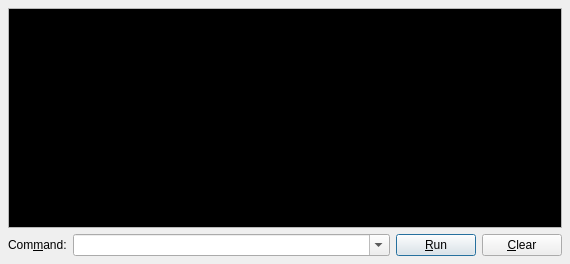
<ui version="4.0" >
 <author>Andrey Rijov</author>
 <class>Monitor_Window</class>
 <widget class="QDialog" name="Monitor_Window" >
  <property name="geometry" >
   <rect>
    <x>0</x>
    <y>0</y>
    <width>570</width>
    <height>264</height>
   </rect>
  </property>
  <property name="windowTitle" >
   <string>QEMU Monitor</string>
  </property>
  <layout class="QGridLayout" >
   <property name="margin" >
    <number>8</number>
   </property>
   <property name="spacing" >
    <number>6</number>
   </property>
   <item row="1" column="1" >
    <widget class="QComboBox" name="CB_Com_Line" >
     <property name="sizePolicy" >
      <sizepolicy>
       <hsizetype>1</hsizetype>
       <vsizetype>0</vsizetype>
       <horstretch>0</horstretch>
       <verstretch>0</verstretch>
      </sizepolicy>
     </property>
     <property name="editable" >
      <bool>true</bool>
     </property>
     <property name="currentIndex" >
      <number>-1</number>
     </property>
     <property name="maxCount" >
      <number>512</number>
     </property>
     <item>
      <property name="text" >
       <string>info version</string>
      </property>
     </item>
     <item>
      <property name="text" >
       <string>info network</string>
      </property>
     </item>
     <item>
      <property name="text" >
       <string>info block</string>
      </property>
     </item>
     <item>
      <property name="text" >
       <string>info registers</string>
      </property>
     </item>
     <item>
      <property name="text" >
       <string>info cpus</string>
      </property>
     </item>
     <item>
      <property name="text" >
       <string>info history</string>
      </property>
     </item>
     <item>
      <property name="text" >
       <string>info irq</string>
      </property>
     </item>
     <item>
      <property name="text" >
       <string>info pic</string>
      </property>
     </item>
     <item>
      <property name="text" >
       <string>info pci</string>
      </property>
     </item>
     <item>
      <property name="text" >
       <string>info tlb</string>
      </property>
     </item>
     <item>
      <property name="text" >
       <string>info mem</string>
      </property>
     </item>
     <item>
      <property name="text" >
       <string>info jit</string>
      </property>
     </item>
     <item>
      <property name="text" >
       <string>info kqemu</string>
      </property>
     </item>
     <item>
      <property name="text" >
       <string>info usb</string>
      </property>
     </item>
     <item>
      <property name="text" >
       <string>info usbhost</string>
      </property>
     </item>
     <item>
      <property name="text" >
       <string>info profile</string>
      </property>
     </item>
     <item>
      <property name="text" >
       <string>info capture</string>
      </property>
     </item>
     <item>
      <property name="text" >
       <string>info snapshots</string>
      </property>
     </item>
     <item>
      <property name="text" >
       <string>info mice</string>
      </property>
     </item>
     <item>
      <property name="text" >
       <string>info vnc</string>
      </property>
     </item>
    </widget>
   </item>
   <item row="1" column="0" >
    <widget class="QLabel" name="Label_Command" >
     <property name="sizePolicy" >
      <sizepolicy>
       <hsizetype>4</hsizetype>
       <vsizetype>5</vsizetype>
       <horstretch>0</horstretch>
       <verstretch>0</verstretch>
      </sizepolicy>
     </property>
     <property name="text" >
      <string>Com&amp;mand:</string>
     </property>
     <property name="buddy" >
      <cstring>CB_Com_Line</cstring>
     </property>
    </widget>
   </item>
   <item row="0" column="0" colspan="4" >
    <widget class="QTextEdit" name="Edit_Monitor_Out" >
     <property name="palette" >
      <palette>
       <active>
        <colorrole role="Text" >
         <brush brushstyle="SolidPattern" >
          <color alpha="255" >
           <red>255</red>
           <green>255</green>
           <blue>255</blue>
          </color>
         </brush>
        </colorrole>
        <colorrole role="Base" >
         <brush brushstyle="SolidPattern" >
          <color alpha="255" >
           <red>0</red>
           <green>0</green>
           <blue>0</blue>
          </color>
         </brush>
        </colorrole>
       </active>
       <inactive>
        <colorrole role="Text" >
         <brush brushstyle="SolidPattern" >
          <color alpha="255" >
           <red>255</red>
           <green>255</green>
           <blue>255</blue>
          </color>
         </brush>
        </colorrole>
        <colorrole role="Base" >
         <brush brushstyle="SolidPattern" >
          <color alpha="255" >
           <red>0</red>
           <green>0</green>
           <blue>0</blue>
          </color>
         </brush>
        </colorrole>
       </inactive>
       <disabled>
        <colorrole role="Text" >
         <brush brushstyle="SolidPattern" >
          <color alpha="255" >
           <red>113</red>
           <green>115</green>
           <blue>119</blue>
          </color>
         </brush>
        </colorrole>
        <colorrole role="Base" >
         <brush brushstyle="SolidPattern" >
          <color alpha="255" >
           <red>0</red>
           <green>0</green>
           <blue>0</blue>
          </color>
         </brush>
        </colorrole>
       </disabled>
      </palette>
     </property>
     <property name="undoRedoEnabled" >
      <bool>false</bool>
     </property>
     <property name="readOnly" >
      <bool>true</bool>
     </property>
    </widget>
   </item>
   <item row="1" column="2" >
    <widget class="QPushButton" name="Button_Run" >
     <property name="sizePolicy" >
      <sizepolicy>
       <hsizetype>4</hsizetype>
       <vsizetype>0</vsizetype>
       <horstretch>0</horstretch>
       <verstretch>0</verstretch>
      </sizepolicy>
     </property>
     <property name="text" >
      <string>&amp;Run</string>
     </property>
    </widget>
   </item>
   <item row="1" column="3" >
    <widget class="QPushButton" name="Button_Clear" >
     <property name="sizePolicy" >
      <sizepolicy>
       <hsizetype>4</hsizetype>
       <vsizetype>0</vsizetype>
       <horstretch>0</horstretch>
       <verstretch>0</verstretch>
      </sizepolicy>
     </property>
     <property name="text" >
      <string>&amp;Clear</string>
     </property>
    </widget>
   </item>
  </layout>
 </widget>
 <tabstops>
  <tabstop>CB_Com_Line</tabstop>
  <tabstop>Button_Run</tabstop>
  <tabstop>Button_Clear</tabstop>
  <tabstop>Edit_Monitor_Out</tabstop>
 </tabstops>
 <resources/>
 <connections>
  <connection>
   <sender>Button_Clear</sender>
   <signal>clicked()</signal>
   <receiver>Edit_Monitor_Out</receiver>
   <slot>clear()</slot>
   <hints>
    <hint type="sourcelabel" >
     <x>489</x>
     <y>251</y>
    </hint>
    <hint type="destinationlabel" >
     <x>426</x>
     <y>162</y>
    </hint>
   </hints>
  </connection>
 </connections>
</ui>
